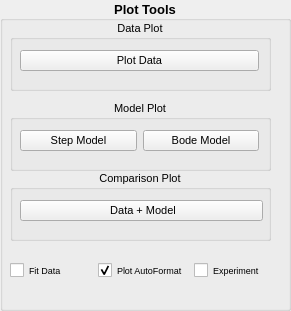
   <widget class="QGroupBox" name="PlotToolsGroup">
    <property name="geometry">
     <rect>
      <x>510</x>
      <y>10</y>
      <width>291</width>
      <height>311</height>
     </rect>
    </property>
    <property name="font">
     <font>
      <pointsize>10</pointsize>
      <weight>75</weight>
      <bold>true</bold>
     </font>
    </property>
    <property name="title">
     <string>Plot Tools</string>
    </property>
    <property name="alignment">
     <set>Qt::AlignCenter</set>
    </property>
    <widget class="QGroupBox" name="DataPlotGroup">
     <property name="geometry">
      <rect>
       <x>10</x>
       <y>20</y>
       <width>261</width>
       <height>71</height>
      </rect>
     </property>
     <property name="font">
      <font>
       <pointsize>8</pointsize>
       <weight>50</weight>
       <bold>false</bold>
      </font>
     </property>
     <property name="title">
      <string>Data Plot</string>
     </property>
     <property name="alignment">
      <set>Qt::AlignCenter</set>
     </property>
     <widget class="QWidget" name="horizontalLayoutWidget">
      <property name="geometry">
       <rect>
        <x>10</x>
        <y>20</y>
        <width>239</width>
        <height>41</height>
       </rect>
      </property>
      <layout class="QHBoxLayout" name="horizontalLayout_2">
       <item>
        <widget class="QPushButton" name="PlotDataButton">
         <property name="font">
          <font>
           <pointsize>8</pointsize>
           <weight>50</weight>
           <bold>false</bold>
          </font>
         </property>
         <property name="text">
          <string>Plot Data</string>
         </property>
         <property name="checkable">
          <bool>false</bool>
         </property>
         <property name="checked">
          <bool>false</bool>
         </property>
         <property name="default">
          <bool>false</bool>
         </property>
         <property name="flat">
          <bool>false</bool>
         </property>
        </widget>
       </item>
      </layout>
     </widget>
    </widget>
    <widget class="QGroupBox" name="ModelPlotGroup">
     <property name="geometry">
      <rect>
       <x>10</x>
       <y>100</y>
       <width>261</width>
       <height>71</height>
      </rect>
     </property>
     <property name="font">
      <font>
       <pointsize>8</pointsize>
       <weight>50</weight>
       <bold>false</bold>
      </font>
     </property>
     <property name="title">
      <string>Model Plot</string>
     </property>
     <property name="alignment">
      <set>Qt::AlignCenter</set>
     </property>
     <widget class="QWidget" name="horizontalLayoutWidget_2">
      <property name="geometry">
       <rect>
        <x>10</x>
        <y>20</y>
        <width>239</width>
        <height>41</height>
       </rect>
      </property>
      <layout class="QHBoxLayout" name="horizontalLayout_3">
       <item>
        <widget class="QPushButton" name="StepModelButton">
         <property name="font">
          <font>
           <pointsize>8</pointsize>
           <weight>50</weight>
           <bold>false</bold>
          </font>
         </property>
         <property name="text">
          <string>Step Model</string>
         </property>
         <property name="flat">
          <bool>false</bool>
         </property>
        </widget>
       </item>
       <item>
        <widget class="QPushButton" name="BodeModelButton">
         <property name="font">
          <font>
           <pointsize>8</pointsize>
           <weight>50</weight>
           <bold>false</bold>
          </font>
         </property>
         <property name="autoFillBackground">
          <bool>false</bool>
         </property>
         <property name="inputMethodHints">
          <set>Qt::ImhNone</set>
         </property>
         <property name="text">
          <string>Bode Model</string>
         </property>
         <property name="flat">
          <bool>false</bool>
         </property>
        </widget>
       </item>
      </layout>
     </widget>
    </widget>
    <widget class="QGroupBox" name="ComparisonGroup">
     <property name="geometry">
      <rect>
       <x>10</x>
       <y>170</y>
       <width>261</width>
       <height>71</height>
      </rect>
     </property>
     <property name="font">
      <font>
       <pointsize>8</pointsize>
       <weight>50</weight>
       <bold>false</bold>
      </font>
     </property>
     <property name="title">
      <string>Comparison Plot</string>
     </property>
     <property name="alignment">
      <set>Qt::AlignCenter</set>
     </property>
     <widget class="QWidget" name="horizontalLayoutWidget_3">
      <property name="geometry">
       <rect>
        <x>10</x>
        <y>20</y>
        <width>243</width>
        <height>41</height>
       </rect>
      </property>
      <layout class="QHBoxLayout" name="horizontalLayout_4">
       <item>
        <widget class="QPushButton" name="DataModelButton">
         <property name="font">
          <font>
           <pointsize>8</pointsize>
           <weight>50</weight>
           <bold>false</bold>
          </font>
         </property>
         <property name="text">
          <string> Data + Model</string>
         </property>
         <property name="flat">
          <bool>false</bool>
         </property>
        </widget>
       </item>
      </layout>
     </widget>
    </widget>
    <widget class="QWidget" name="horizontalLayoutWidget_5">
     <property name="geometry">
      <rect>
       <x>10</x>
       <y>250</y>
       <width>266</width>
       <height>41</height>
      </rect>
     </property>
     <layout class="QHBoxLayout" name="horizontalLayout_5">
      <item>
       <widget class="QCheckBox" name="FitDataCheckBox">
        <property name="font">
         <font>
          <pointsize>7</pointsize>
          <weight>50</weight>
          <bold>false</bold>
         </font>
        </property>
        <property name="text">
         <string>Fit Data</string>
        </property>
       </widget>
      </item>
      <item>
       <widget class="QCheckBox" name="PlotAutoFormatCheckBox">
        <property name="font">
         <font>
          <pointsize>7</pointsize>
          <weight>50</weight>
          <bold>false</bold>
         </font>
        </property>
        <property name="text">
         <string>Plot AutoFormat</string>
        </property>
        <property name="checked">
         <bool>true</bool>
        </property>
       </widget>
      </item>
      <item>
       <widget class="QCheckBox" name="ExperimentCheckBox">
        <property name="font">
         <font>
          <pointsize>7</pointsize>
          <weight>50</weight>
          <bold>false</bold>
         </font>
        </property>
        <property name="text">
         <string>Experiment</string>
        </property>
       </widget>
      </item>
     </layout>
    </widget>
   </widget>
